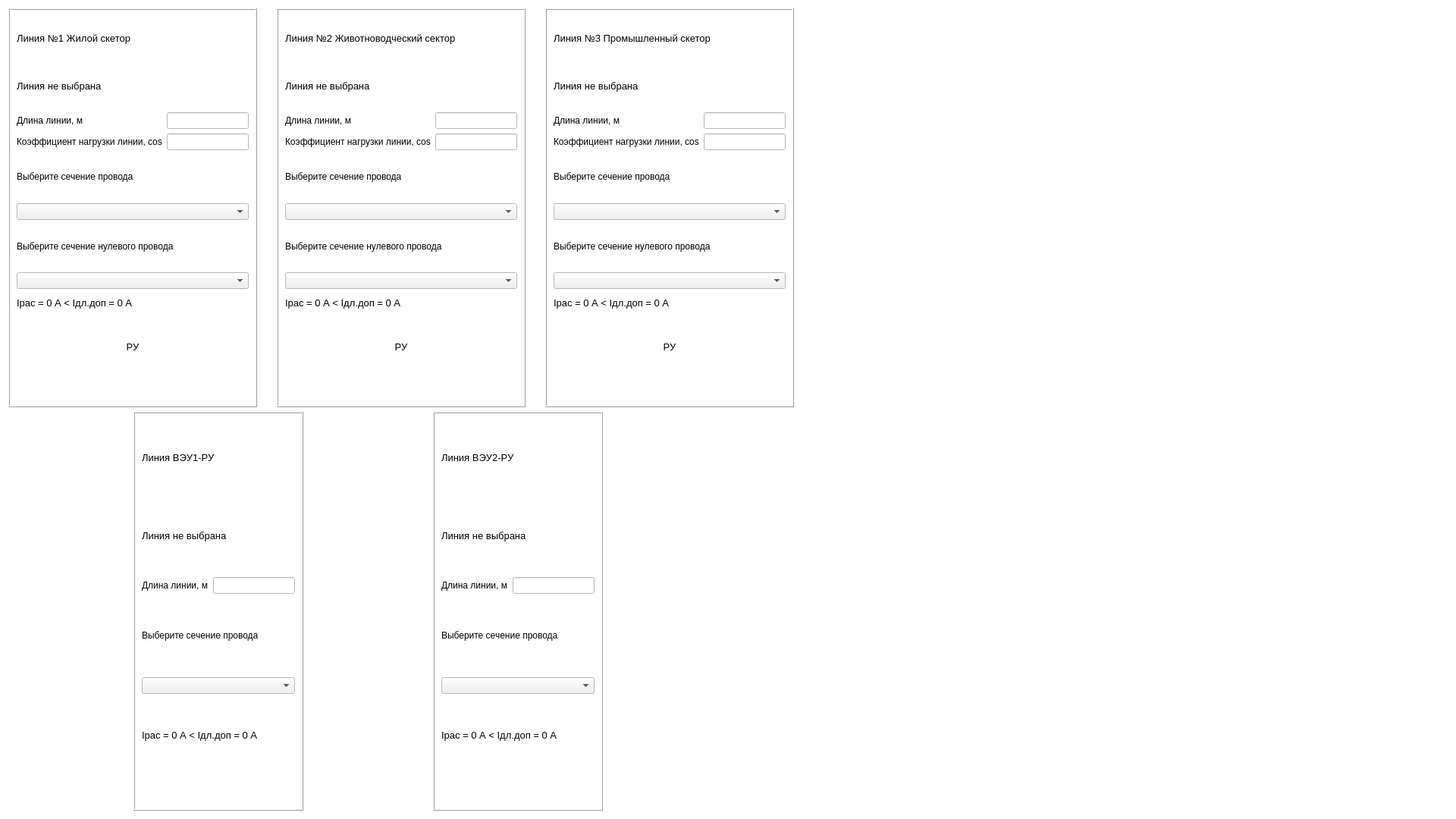
<?xml version="1.0" encoding="UTF-8"?>
<ui version="4.0">
 <class>Form</class>
 <widget class="QWidget" name="Form">
  <property name="geometry">
   <rect>
    <x>0</x>
    <y>0</y>
    <width>1920</width>
    <height>1080</height>
   </rect>
  </property>
  <property name="minimumSize">
   <size>
    <width>0</width>
    <height>0</height>
   </size>
  </property>
  <property name="maximumSize">
   <size>
    <width>16777215</width>
    <height>16777215</height>
   </size>
  </property>
  <property name="palette">
   <palette>
    <active>
     <colorrole role="Base">
      <brush brushstyle="SolidPattern">
       <color alpha="255">
        <red>255</red>
        <green>255</green>
        <blue>255</blue>
       </color>
      </brush>
     </colorrole>
     <colorrole role="Window">
      <brush brushstyle="SolidPattern">
       <color alpha="255">
        <red>255</red>
        <green>255</green>
        <blue>255</blue>
       </color>
      </brush>
     </colorrole>
    </active>
    <inactive>
     <colorrole role="Base">
      <brush brushstyle="SolidPattern">
       <color alpha="255">
        <red>255</red>
        <green>255</green>
        <blue>255</blue>
       </color>
      </brush>
     </colorrole>
     <colorrole role="Window">
      <brush brushstyle="SolidPattern">
       <color alpha="255">
        <red>255</red>
        <green>255</green>
        <blue>255</blue>
       </color>
      </brush>
     </colorrole>
    </inactive>
    <disabled>
     <colorrole role="Base">
      <brush brushstyle="SolidPattern">
       <color alpha="255">
        <red>255</red>
        <green>255</green>
        <blue>255</blue>
       </color>
      </brush>
     </colorrole>
     <colorrole role="Window">
      <brush brushstyle="SolidPattern">
       <color alpha="255">
        <red>255</red>
        <green>255</green>
        <blue>255</blue>
       </color>
      </brush>
     </colorrole>
    </disabled>
   </palette>
  </property>
  <property name="windowTitle">
   <string>Form</string>
  </property>
  <layout class="QVBoxLayout" name="verticalLayout_17">
   <item>
    <layout class="QHBoxLayout" name="horizontalLayout_21">
     <item>
      <layout class="QHBoxLayout" name="horizontalLayout_19">
       <item>
        <widget class="QFrame" name="frame_5">
         <property name="frameShape">
          <enum>QFrame::Box</enum>
         </property>
         <property name="frameShadow">
          <enum>QFrame::Raised</enum>
         </property>
         <layout class="QVBoxLayout" name="verticalLayout_16">
          <item>
           <layout class="QVBoxLayout" name="verticalLayout_9">
            <item>
             <widget class="QLabel" name="label_137">
              <property name="font">
               <font>
                <pointsize>10</pointsize>
               </font>
              </property>
              <property name="text">
               <string>Линия №1 Жилой скетор</string>
              </property>
             </widget>
            </item>
            <item>
             <layout class="QHBoxLayout" name="horizontalLayout_7">
              <item>
               <widget class="QLabel" name="textLIne_1">
                <property name="font">
                 <font>
                  <pointsize>10</pointsize>
                 </font>
                </property>
                <property name="text">
                 <string>Линия не выбрана</string>
                </property>
               </widget>
              </item>
              <item>
               <widget class="QLabel" name="validLabel_1">
                <property name="text">
                 <string/>
                </property>
                <property name="pixmap">
                 <pixmap resource="rs.qrc">:/Resources/Icon/warning4.png</pixmap>
                </property>
                <property name="alignment">
                 <set>Qt::AlignCenter</set>
                </property>
               </widget>
              </item>
             </layout>
            </item>
            <item>
             <layout class="QHBoxLayout" name="horizontalLayout_17">
              <item>
               <widget class="QLabel" name="label_13">
                <property name="text">
                 <string>Длина линии, м</string>
                </property>
               </widget>
              </item>
              <item>
               <spacer name="horizontalSpacer_10">
                <property name="orientation">
                 <enum>Qt::Horizontal</enum>
                </property>
                <property name="sizeHint" stdset="0">
                 <size>
                  <width>40</width>
                  <height>20</height>
                 </size>
                </property>
               </spacer>
              </item>
              <item>
               <widget class="QLineEdit" name="length1">
                <property name="maximumSize">
                 <size>
                  <width>150</width>
                  <height>16777215</height>
                 </size>
                </property>
               </widget>
              </item>
             </layout>
            </item>
            <item>
             <layout class="QHBoxLayout" name="horizontalLayout_16">
              <item>
               <widget class="QLabel" name="cosLIne1Text">
                <property name="text">
                 <string>Коэффициент нагрузки линии, cos</string>
                </property>
               </widget>
              </item>
              <item>
               <widget class="QLineEdit" name="cos1">
                <property name="maximumSize">
                 <size>
                  <width>150</width>
                  <height>16777215</height>
                 </size>
                </property>
               </widget>
              </item>
             </layout>
            </item>
            <item>
             <widget class="QLabel" name="label_138">
              <property name="font">
               <font>
                <pointsize>9</pointsize>
               </font>
              </property>
              <property name="text">
               <string>Выберите сечение провода</string>
              </property>
             </widget>
            </item>
            <item>
             <widget class="QComboBox" name="comboBox1Line1"/>
            </item>
            <item>
             <widget class="QLabel" name="label_139">
              <property name="font">
               <font>
                <pointsize>9</pointsize>
               </font>
              </property>
              <property name="text">
               <string>Выберите сечение нулевого провода</string>
              </property>
             </widget>
            </item>
            <item>
             <widget class="QComboBox" name="comboBox2Line1"/>
            </item>
            <item>
             <layout class="QVBoxLayout" name="verticalLayout">
              <item>
               <layout class="QHBoxLayout" name="horizontalLayout">
                <item>
                 <widget class="QLabel" name="Icount">
                  <property name="font">
                   <font>
                    <pointsize>10</pointsize>
                   </font>
                  </property>
                  <property name="text">
                   <string>Iрас = 0 А   &lt; Iдл.доп = 0 А</string>
                  </property>
                 </widget>
                </item>
                <item>
                 <widget class="QLabel" name="cond1Line1">
                  <property name="sizePolicy">
                   <sizepolicy hsizetype="Ignored" vsizetype="Preferred">
                    <horstretch>0</horstretch>
                    <verstretch>0</verstretch>
                   </sizepolicy>
                  </property>
                  <property name="maximumSize">
                   <size>
                    <width>80</width>
                    <height>16777215</height>
                   </size>
                  </property>
                  <property name="text">
                   <string/>
                  </property>
                  <property name="pixmap">
                   <pixmap resource="rs.qrc">:/Resources/Icon/warning4.png</pixmap>
                  </property>
                  <property name="scaledContents">
                   <bool>false</bool>
                  </property>
                  <property name="alignment">
                   <set>Qt::AlignRight|Qt::AlignTrailing|Qt::AlignVCenter</set>
                  </property>
                 </widget>
                </item>
               </layout>
              </item>
              <item>
               <layout class="QHBoxLayout" name="horizontalLayout_2">
                <item>
                 <widget class="QLabel" name="delU">
                  <property name="font">
                   <font>
                    <pointsize>10</pointsize>
                   </font>
                  </property>
                  <property name="text">
                   <string/>
                  </property>
                 </widget>
                </item>
                <item>
                 <widget class="QLabel" name="cond2Line1">
                  <property name="sizePolicy">
                   <sizepolicy hsizetype="Preferred" vsizetype="Preferred">
                    <horstretch>0</horstretch>
                    <verstretch>0</verstretch>
                   </sizepolicy>
                  </property>
                  <property name="maximumSize">
                   <size>
                    <width>80</width>
                    <height>16777215</height>
                   </size>
                  </property>
                  <property name="text">
                   <string/>
                  </property>
                  <property name="pixmap">
                   <pixmap resource="rs.qrc">:/Resources/Icon/warning4.png</pixmap>
                  </property>
                  <property name="alignment">
                   <set>Qt::AlignRight|Qt::AlignTrailing|Qt::AlignVCenter</set>
                  </property>
                 </widget>
                </item>
               </layout>
              </item>
             </layout>
            </item>
            <item>
             <layout class="QVBoxLayout" name="verticalLayout_8">
              <item>
               <widget class="QLabel" name="label_2">
                <property name="font">
                 <font>
                  <pointsize>10</pointsize>
                 </font>
                </property>
                <property name="text">
                 <string>РУ</string>
                </property>
                <property name="alignment">
                 <set>Qt::AlignCenter</set>
                </property>
               </widget>
              </item>
              <item>
               <layout class="QHBoxLayout" name="horizontalLayout_18">
                <item>
                 <widget class="QLabel" name="chemDelU1">
                  <property name="font">
                   <font>
                    <pointsize>9</pointsize>
                   </font>
                  </property>
                  <property name="text">
                   <string/>
                  </property>
                  <property name="alignment">
                   <set>Qt::AlignCenter</set>
                  </property>
                 </widget>
                </item>
                <item>
                 <widget class="QLabel" name="chemDelU2_1">
                  <property name="font">
                   <font>
                    <pointsize>9</pointsize>
                   </font>
                  </property>
                  <property name="text">
                   <string/>
                  </property>
                  <property name="alignment">
                   <set>Qt::AlignCenter</set>
                  </property>
                 </widget>
                </item>
               </layout>
              </item>
              <item>
               <widget class="QLabel" name="label_10">
                <property name="text">
                 <string/>
                </property>
                <property name="pixmap">
                 <pixmap resource="rs.qrc">:/Resources/model/LineImage.png</pixmap>
                </property>
                <property name="scaledContents">
                 <bool>false</bool>
                </property>
                <property name="alignment">
                 <set>Qt::AlignCenter</set>
                </property>
               </widget>
              </item>
              <item>
               <widget class="QLabel" name="chemSumDelU1">
                <property name="font">
                 <font>
                  <pointsize>10</pointsize>
                 </font>
                </property>
                <property name="text">
                 <string/>
                </property>
                <property name="alignment">
                 <set>Qt::AlignCenter</set>
                </property>
               </widget>
              </item>
             </layout>
            </item>
           </layout>
          </item>
         </layout>
        </widget>
       </item>
       <item>
        <spacer name="horizontalSpacer_3">
         <property name="orientation">
          <enum>Qt::Horizontal</enum>
         </property>
         <property name="sizeType">
          <enum>QSizePolicy::Preferred</enum>
         </property>
         <property name="sizeHint" stdset="0">
          <size>
           <width>20</width>
           <height>20</height>
          </size>
         </property>
        </spacer>
       </item>
       <item>
        <widget class="QFrame" name="frame_4">
         <property name="frameShape">
          <enum>QFrame::Box</enum>
         </property>
         <property name="frameShadow">
          <enum>QFrame::Raised</enum>
         </property>
         <layout class="QVBoxLayout" name="verticalLayout_15">
          <item>
           <layout class="QVBoxLayout" name="verticalLayout_7">
            <item>
             <widget class="QLabel" name="label_142">
              <property name="font">
               <font>
                <pointsize>10</pointsize>
               </font>
              </property>
              <property name="text">
               <string>Линия №2 Животноводческий сектор</string>
              </property>
             </widget>
            </item>
            <item>
             <layout class="QHBoxLayout" name="horizontalLayout_8">
              <item>
               <widget class="QLabel" name="textLIne_2">
                <property name="font">
                 <font>
                  <pointsize>10</pointsize>
                 </font>
                </property>
                <property name="text">
                 <string>Линия не выбрана</string>
                </property>
               </widget>
              </item>
              <item>
               <widget class="QLabel" name="validLabel_2">
                <property name="text">
                 <string/>
                </property>
                <property name="pixmap">
                 <pixmap resource="rs.qrc">:/Resources/Icon/warning4.png</pixmap>
                </property>
                <property name="alignment">
                 <set>Qt::AlignCenter</set>
                </property>
               </widget>
              </item>
             </layout>
            </item>
            <item>
             <layout class="QHBoxLayout" name="horizontalLayout_15">
              <item>
               <widget class="QLabel" name="label_11">
                <property name="text">
                 <string>Длина линии, м</string>
                </property>
               </widget>
              </item>
              <item>
               <spacer name="horizontalSpacer_9">
                <property name="orientation">
                 <enum>Qt::Horizontal</enum>
                </property>
                <property name="sizeHint" stdset="0">
                 <size>
                  <width>40</width>
                  <height>20</height>
                 </size>
                </property>
               </spacer>
              </item>
              <item>
               <widget class="QLineEdit" name="length2">
                <property name="maximumSize">
                 <size>
                  <width>150</width>
                  <height>16777215</height>
                 </size>
                </property>
               </widget>
              </item>
             </layout>
            </item>
            <item>
             <layout class="QHBoxLayout" name="horizontalLayout_14">
              <item>
               <widget class="QLabel" name="cosLIne2Text">
                <property name="text">
                 <string>Коэффициент нагрузки линии, cos</string>
                </property>
               </widget>
              </item>
              <item>
               <widget class="QLineEdit" name="cos2">
                <property name="maximumSize">
                 <size>
                  <width>150</width>
                  <height>16777215</height>
                 </size>
                </property>
               </widget>
              </item>
             </layout>
            </item>
            <item>
             <widget class="QLabel" name="label_143">
              <property name="font">
               <font>
                <pointsize>9</pointsize>
               </font>
              </property>
              <property name="text">
               <string>Выберите сечение провода</string>
              </property>
             </widget>
            </item>
            <item>
             <widget class="QComboBox" name="comboBox1Line2"/>
            </item>
            <item>
             <widget class="QLabel" name="label_144">
              <property name="font">
               <font>
                <pointsize>9</pointsize>
               </font>
              </property>
              <property name="text">
               <string>Выберите сечение нулевого провода</string>
              </property>
             </widget>
            </item>
            <item>
             <widget class="QComboBox" name="comboBox2Line2"/>
            </item>
            <item>
             <layout class="QVBoxLayout" name="verticalLayout_2">
              <item>
               <layout class="QHBoxLayout" name="horizontalLayout_3">
                <item>
                 <widget class="QLabel" name="Icount_2">
                  <property name="font">
                   <font>
                    <pointsize>10</pointsize>
                   </font>
                  </property>
                  <property name="text">
                   <string>Iрас = 0 А   &lt; Iдл.доп = 0 А</string>
                  </property>
                 </widget>
                </item>
                <item>
                 <widget class="QLabel" name="cond1Line2">
                  <property name="maximumSize">
                   <size>
                    <width>80</width>
                    <height>16777215</height>
                   </size>
                  </property>
                  <property name="text">
                   <string/>
                  </property>
                  <property name="pixmap">
                   <pixmap resource="rs.qrc">:/Resources/Icon/warning4.png</pixmap>
                  </property>
                  <property name="alignment">
                   <set>Qt::AlignRight|Qt::AlignTrailing|Qt::AlignVCenter</set>
                  </property>
                 </widget>
                </item>
               </layout>
              </item>
              <item>
               <layout class="QHBoxLayout" name="horizontalLayout_4">
                <item>
                 <widget class="QLabel" name="delU_2">
                  <property name="font">
                   <font>
                    <pointsize>10</pointsize>
                   </font>
                  </property>
                  <property name="text">
                   <string/>
                  </property>
                 </widget>
                </item>
                <item>
                 <widget class="QLabel" name="cond2Line2">
                  <property name="maximumSize">
                   <size>
                    <width>80</width>
                    <height>16777215</height>
                   </size>
                  </property>
                  <property name="text">
                   <string/>
                  </property>
                  <property name="pixmap">
                   <pixmap resource="rs.qrc">:/Resources/Icon/warning4.png</pixmap>
                  </property>
                  <property name="alignment">
                   <set>Qt::AlignRight|Qt::AlignTrailing|Qt::AlignVCenter</set>
                  </property>
                 </widget>
                </item>
               </layout>
              </item>
             </layout>
            </item>
            <item>
             <layout class="QVBoxLayout" name="verticalLayout_6">
              <item>
               <widget class="QLabel" name="label_4">
                <property name="font">
                 <font>
                  <pointsize>10</pointsize>
                 </font>
                </property>
                <property name="text">
                 <string>РУ</string>
                </property>
                <property name="alignment">
                 <set>Qt::AlignCenter</set>
                </property>
               </widget>
              </item>
              <item>
               <layout class="QHBoxLayout" name="horizontalLayout_13">
                <item>
                 <widget class="QLabel" name="chemDelU1_2">
                  <property name="font">
                   <font>
                    <pointsize>9</pointsize>
                   </font>
                  </property>
                  <property name="text">
                   <string/>
                  </property>
                  <property name="alignment">
                   <set>Qt::AlignCenter</set>
                  </property>
                 </widget>
                </item>
                <item>
                 <widget class="QLabel" name="chemDelU2_2">
                  <property name="font">
                   <font>
                    <pointsize>9</pointsize>
                   </font>
                  </property>
                  <property name="text">
                   <string/>
                  </property>
                  <property name="alignment">
                   <set>Qt::AlignCenter</set>
                  </property>
                 </widget>
                </item>
               </layout>
              </item>
              <item>
               <widget class="QLabel" name="label_9">
                <property name="text">
                 <string/>
                </property>
                <property name="pixmap">
                 <pixmap resource="rs.qrc">:/Resources/model/LineImage.png</pixmap>
                </property>
                <property name="scaledContents">
                 <bool>false</bool>
                </property>
                <property name="alignment">
                 <set>Qt::AlignCenter</set>
                </property>
               </widget>
              </item>
              <item>
               <widget class="QLabel" name="chemSumDelU1_2">
                <property name="font">
                 <font>
                  <pointsize>10</pointsize>
                 </font>
                </property>
                <property name="text">
                 <string/>
                </property>
                <property name="alignment">
                 <set>Qt::AlignCenter</set>
                </property>
               </widget>
              </item>
             </layout>
            </item>
           </layout>
          </item>
         </layout>
        </widget>
       </item>
       <item>
        <spacer name="horizontalSpacer_2">
         <property name="orientation">
          <enum>Qt::Horizontal</enum>
         </property>
         <property name="sizeType">
          <enum>QSizePolicy::Preferred</enum>
         </property>
         <property name="sizeHint" stdset="0">
          <size>
           <width>20</width>
           <height>20</height>
          </size>
         </property>
        </spacer>
       </item>
       <item>
        <widget class="QFrame" name="frame_3">
         <property name="frameShape">
          <enum>QFrame::Box</enum>
         </property>
         <property name="frameShadow">
          <enum>QFrame::Raised</enum>
         </property>
         <layout class="QVBoxLayout" name="verticalLayout_12">
          <item>
           <layout class="QVBoxLayout" name="verticalLayout_5">
            <item>
             <widget class="QLabel" name="label_147">
              <property name="font">
               <font>
                <pointsize>10</pointsize>
               </font>
              </property>
              <property name="text">
               <string>Линия №3 Промышленный скетор</string>
              </property>
             </widget>
            </item>
            <item>
             <layout class="QHBoxLayout" name="horizontalLayout_9">
              <item>
               <widget class="QLabel" name="textLIne_3">
                <property name="font">
                 <font>
                  <pointsize>10</pointsize>
                 </font>
                </property>
                <property name="text">
                 <string>Линия не выбрана</string>
                </property>
               </widget>
              </item>
              <item>
               <widget class="QLabel" name="validLabel_3">
                <property name="text">
                 <string/>
                </property>
                <property name="pixmap">
                 <pixmap resource="rs.qrc">:/Resources/Icon/warning4.png</pixmap>
                </property>
                <property name="alignment">
                 <set>Qt::AlignCenter</set>
                </property>
               </widget>
              </item>
             </layout>
            </item>
            <item>
             <layout class="QHBoxLayout" name="horizontalLayout_10">
              <item>
               <widget class="QLabel" name="label_7">
                <property name="text">
                 <string>Длина линии, м</string>
                </property>
               </widget>
              </item>
              <item>
               <spacer name="horizontalSpacer_11">
                <property name="orientation">
                 <enum>Qt::Horizontal</enum>
                </property>
                <property name="sizeHint" stdset="0">
                 <size>
                  <width>40</width>
                  <height>20</height>
                 </size>
                </property>
               </spacer>
              </item>
              <item>
               <widget class="QLineEdit" name="length3">
                <property name="maximumSize">
                 <size>
                  <width>150</width>
                  <height>16777215</height>
                 </size>
                </property>
               </widget>
              </item>
             </layout>
            </item>
            <item>
             <layout class="QHBoxLayout" name="horizontalLayout_11">
              <item>
               <widget class="QLabel" name="cosLIne3Text">
                <property name="text">
                 <string>Коэффициент нагрузки линии, cos</string>
                </property>
               </widget>
              </item>
              <item>
               <widget class="QLineEdit" name="cos3">
                <property name="maximumSize">
                 <size>
                  <width>150</width>
                  <height>16777215</height>
                 </size>
                </property>
               </widget>
              </item>
             </layout>
            </item>
            <item>
             <widget class="QLabel" name="label_148">
              <property name="font">
               <font>
                <pointsize>9</pointsize>
               </font>
              </property>
              <property name="text">
               <string>Выберите сечение провода</string>
              </property>
             </widget>
            </item>
            <item>
             <widget class="QComboBox" name="comboBox1Line3"/>
            </item>
            <item>
             <widget class="QLabel" name="label_149">
              <property name="font">
               <font>
                <pointsize>9</pointsize>
               </font>
              </property>
              <property name="text">
               <string>Выберите сечение нулевого провода</string>
              </property>
             </widget>
            </item>
            <item>
             <widget class="QComboBox" name="comboBox2Line3"/>
            </item>
            <item>
             <layout class="QVBoxLayout" name="verticalLayout_3">
              <item>
               <layout class="QHBoxLayout" name="horizontalLayout_5">
                <item>
                 <widget class="QLabel" name="Icount_3">
                  <property name="font">
                   <font>
                    <pointsize>10</pointsize>
                   </font>
                  </property>
                  <property name="text">
                   <string>Iрас = 0 А   &lt; Iдл.доп = 0 А</string>
                  </property>
                 </widget>
                </item>
                <item>
                 <widget class="QLabel" name="cond1Line3">
                  <property name="maximumSize">
                   <size>
                    <width>80</width>
                    <height>16777215</height>
                   </size>
                  </property>
                  <property name="text">
                   <string/>
                  </property>
                  <property name="pixmap">
                   <pixmap resource="rs.qrc">:/Resources/Icon/warning4.png</pixmap>
                  </property>
                  <property name="alignment">
                   <set>Qt::AlignRight|Qt::AlignTrailing|Qt::AlignVCenter</set>
                  </property>
                 </widget>
                </item>
               </layout>
              </item>
              <item>
               <layout class="QHBoxLayout" name="horizontalLayout_6">
                <item>
                 <widget class="QLabel" name="delU_3">
                  <property name="font">
                   <font>
                    <pointsize>10</pointsize>
                   </font>
                  </property>
                  <property name="text">
                   <string/>
                  </property>
                 </widget>
                </item>
                <item>
                 <widget class="QLabel" name="cond2Line3">
                  <property name="maximumSize">
                   <size>
                    <width>80</width>
                    <height>16777215</height>
                   </size>
                  </property>
                  <property name="text">
                   <string/>
                  </property>
                  <property name="pixmap">
                   <pixmap resource="rs.qrc">:/Resources/Icon/warning4.png</pixmap>
                  </property>
                  <property name="alignment">
                   <set>Qt::AlignRight|Qt::AlignTrailing|Qt::AlignVCenter</set>
                  </property>
                 </widget>
                </item>
               </layout>
              </item>
             </layout>
            </item>
            <item>
             <layout class="QVBoxLayout" name="verticalLayout_4">
              <item>
               <widget class="QLabel" name="label_6">
                <property name="font">
                 <font>
                  <pointsize>10</pointsize>
                 </font>
                </property>
                <property name="text">
                 <string>РУ</string>
                </property>
                <property name="alignment">
                 <set>Qt::AlignCenter</set>
                </property>
               </widget>
              </item>
              <item>
               <layout class="QHBoxLayout" name="horizontalLayout_12">
                <item>
                 <widget class="QLabel" name="chemDelU1_3">
                  <property name="font">
                   <font>
                    <pointsize>9</pointsize>
                   </font>
                  </property>
                  <property name="text">
                   <string/>
                  </property>
                  <property name="alignment">
                   <set>Qt::AlignCenter</set>
                  </property>
                 </widget>
                </item>
                <item>
                 <widget class="QLabel" name="chemDelU2_3">
                  <property name="font">
                   <font>
                    <pointsize>9</pointsize>
                   </font>
                  </property>
                  <property name="text">
                   <string/>
                  </property>
                  <property name="alignment">
                   <set>Qt::AlignCenter</set>
                  </property>
                 </widget>
                </item>
               </layout>
              </item>
              <item>
               <widget class="QLabel" name="label_8">
                <property name="text">
                 <string/>
                </property>
                <property name="pixmap">
                 <pixmap resource="rs.qrc">:/Resources/model/LineImage.png</pixmap>
                </property>
                <property name="scaledContents">
                 <bool>false</bool>
                </property>
                <property name="alignment">
                 <set>Qt::AlignCenter</set>
                </property>
               </widget>
              </item>
              <item>
               <widget class="QLabel" name="chemSumDelU1_3">
                <property name="font">
                 <font>
                  <pointsize>10</pointsize>
                 </font>
                </property>
                <property name="text">
                 <string/>
                </property>
                <property name="alignment">
                 <set>Qt::AlignCenter</set>
                </property>
               </widget>
              </item>
             </layout>
            </item>
           </layout>
          </item>
         </layout>
        </widget>
       </item>
       <item>
        <spacer name="horizontalSpacer_4">
         <property name="orientation">
          <enum>Qt::Horizontal</enum>
         </property>
         <property name="sizeType">
          <enum>QSizePolicy::Preferred</enum>
         </property>
         <property name="sizeHint" stdset="0">
          <size>
           <width>20</width>
           <height>20</height>
          </size>
         </property>
        </spacer>
       </item>
      </layout>
     </item>
     <item>
      <spacer name="horizontalSpacer_5">
       <property name="orientation">
        <enum>Qt::Horizontal</enum>
       </property>
       <property name="sizeHint" stdset="0">
        <size>
         <width>40</width>
         <height>20</height>
        </size>
       </property>
      </spacer>
     </item>
    </layout>
   </item>
   <item>
    <layout class="QHBoxLayout" name="horizontalLayout_22">
     <item>
      <layout class="QHBoxLayout" name="horizontalLayout_20">
       <item>
        <spacer name="horizontalSpacer_7">
         <property name="orientation">
          <enum>Qt::Horizontal</enum>
         </property>
         <property name="sizeHint" stdset="0">
          <size>
           <width>40</width>
           <height>20</height>
          </size>
         </property>
        </spacer>
       </item>
       <item>
        <widget class="QFrame" name="frame">
         <property name="frameShape">
          <enum>QFrame::Box</enum>
         </property>
         <property name="frameShadow">
          <enum>QFrame::Raised</enum>
         </property>
         <layout class="QVBoxLayout" name="verticalLayout_10">
          <item>
           <layout class="QVBoxLayout" name="verticalLayout_13">
            <item>
             <widget class="QLabel" name="label_153">
              <property name="font">
               <font>
                <pointsize>10</pointsize>
               </font>
              </property>
              <property name="text">
               <string>Линия ВЭУ1-РУ</string>
              </property>
             </widget>
            </item>
            <item>
             <layout class="QHBoxLayout" name="horizontalLayout_28">
              <item>
               <widget class="QLabel" name="textLIne_4">
                <property name="font">
                 <font>
                  <pointsize>10</pointsize>
                 </font>
                </property>
                <property name="text">
                 <string>Линия не выбрана</string>
                </property>
               </widget>
              </item>
              <item>
               <widget class="QLabel" name="validLabel_4">
                <property name="text">
                 <string/>
                </property>
                <property name="pixmap">
                 <pixmap resource="rs.qrc">:/Resources/Icon/warning4.png</pixmap>
                </property>
                <property name="alignment">
                 <set>Qt::AlignCenter</set>
                </property>
               </widget>
              </item>
             </layout>
            </item>
            <item>
             <layout class="QHBoxLayout" name="horizontalLayout_25">
              <item>
               <widget class="QLabel" name="label_16">
                <property name="text">
                 <string>Длина линии, м</string>
                </property>
               </widget>
              </item>
              <item>
               <widget class="QLineEdit" name="wg1LineEdit">
                <property name="maximumSize">
                 <size>
                  <width>150</width>
                  <height>16777215</height>
                 </size>
                </property>
               </widget>
              </item>
             </layout>
            </item>
            <item>
             <widget class="QLabel" name="label_154">
              <property name="font">
               <font>
                <pointsize>9</pointsize>
               </font>
              </property>
              <property name="text">
               <string>Выберите сечение провода</string>
              </property>
             </widget>
            </item>
            <item>
             <widget class="QComboBox" name="comboBoxWG1"/>
            </item>
            <item>
             <layout class="QHBoxLayout" name="horizontalLayout_26">
              <item>
               <widget class="QLabel" name="IcountWG1">
                <property name="font">
                 <font>
                  <pointsize>10</pointsize>
                 </font>
                </property>
                <property name="text">
                 <string>Iрас = 0 А   &lt; Iдл.доп = 0 А</string>
                </property>
               </widget>
              </item>
              <item>
               <widget class="QLabel" name="cond1LineWG1">
                <property name="maximumSize">
                 <size>
                  <width>80</width>
                  <height>16777215</height>
                 </size>
                </property>
                <property name="text">
                 <string/>
                </property>
                <property name="pixmap">
                 <pixmap resource="rs.qrc">:/Resources/Icon/warning4.png</pixmap>
                </property>
                <property name="alignment">
                 <set>Qt::AlignRight|Qt::AlignTrailing|Qt::AlignVCenter</set>
                </property>
               </widget>
              </item>
             </layout>
            </item>
           </layout>
          </item>
          <item>
           <spacer name="verticalSpacer">
            <property name="orientation">
             <enum>Qt::Vertical</enum>
            </property>
            <property name="sizeType">
             <enum>QSizePolicy::Preferred</enum>
            </property>
            <property name="sizeHint" stdset="0">
             <size>
              <width>20</width>
              <height>40</height>
             </size>
            </property>
           </spacer>
          </item>
         </layout>
        </widget>
       </item>
       <item>
        <spacer name="horizontalSpacer">
         <property name="orientation">
          <enum>Qt::Horizontal</enum>
         </property>
         <property name="sizeHint" stdset="0">
          <size>
           <width>40</width>
           <height>20</height>
          </size>
         </property>
        </spacer>
       </item>
       <item>
        <widget class="QFrame" name="frame_2">
         <property name="frameShape">
          <enum>QFrame::Box</enum>
         </property>
         <property name="frameShadow">
          <enum>QFrame::Raised</enum>
         </property>
         <layout class="QVBoxLayout" name="verticalLayout_11">
          <item>
           <layout class="QVBoxLayout" name="verticalLayout_14">
            <item>
             <widget class="QLabel" name="label_155">
              <property name="font">
               <font>
                <pointsize>10</pointsize>
               </font>
              </property>
              <property name="text">
               <string>Линия ВЭУ2-РУ</string>
              </property>
             </widget>
            </item>
            <item>
             <layout class="QHBoxLayout" name="horizontalLayout_29">
              <item>
               <widget class="QLabel" name="textLIne_5">
                <property name="font">
                 <font>
                  <pointsize>10</pointsize>
                 </font>
                </property>
                <property name="text">
                 <string>Линия не выбрана</string>
                </property>
               </widget>
              </item>
              <item>
               <widget class="QLabel" name="validLabel_5">
                <property name="text">
                 <string/>
                </property>
                <property name="pixmap">
                 <pixmap resource="rs.qrc">:/Resources/Icon/warning4.png</pixmap>
                </property>
                <property name="alignment">
                 <set>Qt::AlignCenter</set>
                </property>
               </widget>
              </item>
             </layout>
            </item>
            <item>
             <layout class="QHBoxLayout" name="horizontalLayout_30">
              <item>
               <widget class="QLabel" name="label_17">
                <property name="text">
                 <string>Длина линии, м</string>
                </property>
               </widget>
              </item>
              <item>
               <widget class="QLineEdit" name="wg2LineEdit">
                <property name="maximumSize">
                 <size>
                  <width>150</width>
                  <height>16777215</height>
                 </size>
                </property>
               </widget>
              </item>
             </layout>
            </item>
            <item>
             <widget class="QLabel" name="label_156">
              <property name="font">
               <font>
                <pointsize>9</pointsize>
               </font>
              </property>
              <property name="text">
               <string>Выберите сечение провода</string>
              </property>
             </widget>
            </item>
            <item>
             <widget class="QComboBox" name="comboBoxWG2"/>
            </item>
            <item>
             <layout class="QHBoxLayout" name="horizontalLayout_31">
              <item>
               <widget class="QLabel" name="IcountWG2">
                <property name="font">
                 <font>
                  <pointsize>10</pointsize>
                 </font>
                </property>
                <property name="text">
                 <string>Iрас = 0 А   &lt; Iдл.доп = 0 А</string>
                </property>
               </widget>
              </item>
              <item>
               <widget class="QLabel" name="cond1LineWG2">
                <property name="maximumSize">
                 <size>
                  <width>80</width>
                  <height>16777215</height>
                 </size>
                </property>
                <property name="text">
                 <string/>
                </property>
                <property name="pixmap">
                 <pixmap resource="rs.qrc">:/Resources/Icon/warning4.png</pixmap>
                </property>
                <property name="alignment">
                 <set>Qt::AlignRight|Qt::AlignTrailing|Qt::AlignVCenter</set>
                </property>
               </widget>
              </item>
             </layout>
            </item>
           </layout>
          </item>
          <item>
           <spacer name="verticalSpacer_2">
            <property name="orientation">
             <enum>Qt::Vertical</enum>
            </property>
            <property name="sizeType">
             <enum>QSizePolicy::Preferred</enum>
            </property>
            <property name="sizeHint" stdset="0">
             <size>
              <width>20</width>
              <height>40</height>
             </size>
            </property>
           </spacer>
          </item>
         </layout>
        </widget>
       </item>
       <item>
        <spacer name="horizontalSpacer_6">
         <property name="orientation">
          <enum>Qt::Horizontal</enum>
         </property>
         <property name="sizeHint" stdset="0">
          <size>
           <width>40</width>
           <height>20</height>
          </size>
         </property>
        </spacer>
       </item>
      </layout>
     </item>
     <item>
      <spacer name="horizontalSpacer_8">
       <property name="orientation">
        <enum>Qt::Horizontal</enum>
       </property>
       <property name="sizeHint" stdset="0">
        <size>
         <width>40</width>
         <height>20</height>
        </size>
       </property>
      </spacer>
     </item>
    </layout>
   </item>
  </layout>
 </widget>
 <resources>
  <include location="rs.qrc"/>
 </resources>
 <connections/>
 <slots>
  <signal>recountLine1(int)</signal>
 </slots>
</ui>
